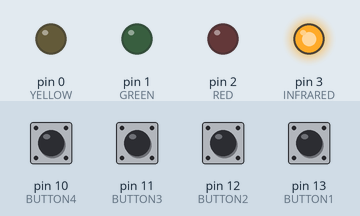
Simulated run of this sketch. Board: Arduino Uno, built with avr-gcc and run on an emulated ATmega328P. Parts: output pins drawn as LEDs (lit = HIGH). The test bench sets the inputs (shaded band); at power-on: pin 10 (BUTTON4), pin 11 (BUTTON3), pin 12 (BUTTON2), pin 13 (BUTTON1) HIGH. Random numbers use the default seed unless the sketch sets one.

Above: at 0.1 s.
At 5.6 s:
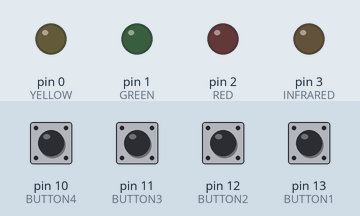
At 9.1 s:
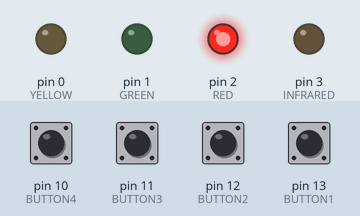
At 20.6 s:
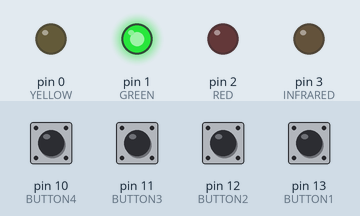
At 36.1 s:
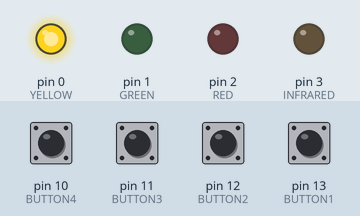
Timing chart, 0 to 40.0 s (numbered marks = the images above):
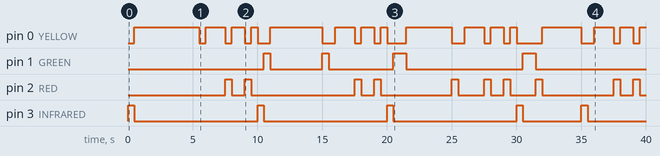

Measured:
- by itself, pin 0 (YELLOW): LOW → HIGH at 0.50 s, → LOW 5.0 s later, → HIGH 0.50 s later, → LOW 1.5 s later, … (31 changes in this stretch)
- by itself, pin 1 (GREEN): LOW → HIGH at 10.5 s, → LOW 0.50 s later, → HIGH 4.0 s later, → LOW 0.50 s later, … (8 changes in this stretch)
- by itself, pin 2 (RED): LOW → HIGH at 7.5 s, → LOW 0.50 s later, → HIGH 1.0 s later, → LOW 0.50 s later, … (20 changes in this stretch)
- by itself, pin 3 (INFRARED): goes 3 × (HIGH 0.50 s, LOW 9.5 s), HIGH 0.50 s, LOW 4.5 s, HIGH 0.50 s, then LOW

The sketch:

sketch_sep28a.ino
```cpp
/*
DONE
attach a button
attach a LED
Check that LED will be able to turn on
Check that Button will be readable
TODO  simons game

expand to 4 coloured lEDs
    test
    program
    test
    refactor

expand to 4 buttons

find out about the random function

increase speed during game

increase the number of "blinks"

some kind of a way to store the sequence of random "colours"

build the  sound generator


*/

int Level = 0;
int lights[10];

#define YELLOW 0
#define GREEN 1
#define RED 2
#define INFRARED 3

#define BUTTON1 13
#define BUTTON2 12
#define BUTTON3 11
#define BUTTON4 10

void testLed(void)//function to test LED by turning it on
{
  digitalWrite(YELLOW,HIGH);
}

void testbutton(void)  //tests button by turning of the yellow LED when the button is activated
{
  while (1 == digitalRead(BUTTON1))
  {
  }
  digitalWrite(YELLOW,LOW);
}

void blink(int i){
  digitalWrite(i,HIGH);
  delay(500);
  digitalWrite(i,LOW);

}

void Testfunction(void)
{
   testLed();
  testbutton();
}


void setup()
{
  pinMode(YELLOW,OUTPUT);
  pinMode(GREEN,OUTPUT);
  pinMode(RED,OUTPUT);
  pinMode(INFRARED,OUTPUT);

  pinMode(BUTTON1,INPUT_PULLUP); // button is connected to ground
  pinMode(BUTTON2,INPUT_PULLUP); // button is connected to ground
  pinMode(BUTTON3,INPUT_PULLUP); // button is connected to ground
  pinMode(BUTTON4,INPUT_PULLUP); // button is connected to ground

 /* Testfunction(); // may be removed when the code is finished
  blink(YELLOW);
  blink(GREEN);
  blink(RED);
  blink(INFRARED);*/
}

void randomlight()
{
lights[Level] = random(0,4);
}

void CheckForInput(){
 int light = 0;
 while (light <=Level){
   if (1 == digitalRead(lights[light]+10))
  {light++;
  }
  else{
    Level = 0;
    light = 0;
   for(int i = 0; i < sizeof(lights); i++)
  {
    lights[i]=0;
    }
  }

 }
 Level++;

  }


void loop() {
randomlight();
 for(int i = 0; i < sizeof(lights); i++)
  {
    blink(lights[i]);
  }
CheckForInput();
  }
```
